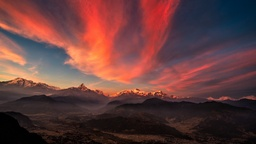
#> input picture 1.jpg, 256 x 144 px, shrunk from 1920 x 1080 before the run; the run also reads 1 picture not shown here
$ python image_entropy.py
#> lines starting #> are read from the running program, lines starting #| are printed output that depends on the picture
### function.py
import io
from math import log2

def Entropy(text_name,degree) :

	with io.open(text_name, "r", encoding="utf-8") as f:
		text = f.read()

		# initialisation of text
		text = text.rstrip()
		text = text.replace("\n"," ")
		text = text.lower()
		length = len(text)

		# create a list of all diferentes symboles in this text
		alphabet_list = list()
		for alphabet in text :
		    if alphabet not in alphabet_list :
		        alphabet_list.append(alphabet)
		    else :
		        continue

		# calculate the cardinal of text ; sum of  symboles in this text
		cardinal = len(alphabet_list)

		# calculate the sum of new symboles associated to the order
		sum_symbols = length - degree

		# calculate the sum of new symboles associated to the previous degree
		sum_symbols0 = length - (degree-1)

		# create a dictionairy of all different new symboles associated to degree = (m-1) as keys and thier probabilities of apparition in the text as values
		dict_proba_m0 = dict()
		for i in range(0,length-(degree-1)) :
		    if text[i:i+1+(degree-1)] in dict_proba_m0 :
		        dict_proba_m0[text[i:i+1+(degree-1)]] += (1/sum_symbols0)
		    else :
		        dict_proba_m0[text[i:i+1+(degree-1)]] = (1/sum_symbols0)

		# create a dictionairy of all different new symboles associated to degree = m as keys and thier probabilities of apparition in the text as values
		dict_proba_m = dict()
		for i in range(0,length-degree) :
		    if text[i:i+1+degree] in dict_proba_m :
		        dict_proba_m[text[i:i+1+degree]] += (1/sum_symbols)
		    else :
		        dict_proba_m[text[i:i+1+degree]] = (1/sum_symbols)

		# calculating the entropy degree m of text
		H = 0
		for symbole_m in dict_proba_m.keys() :
			for symbole0 in dict_proba_m0.keys() :
				if symbole_m[1:] == symbole0 :
					H += dict_proba_m0[symbole0]*((dict_proba_m0[symbole0]/dict_proba_m[symbole_m])*log2(dict_proba_m0[symbole0]/dict_proba_m[symbole_m]))
				else :
					continue
	return H

### image_entropy.py
from PIL import Image
from function import Entropy

degree =0
def Entropy_image(image_file,degree) :
#> called with image_file = '1.jpg', degree = 0
    print("openning",image_file,'...')
    image = Image.open(image_file)
#> image is the input picture: PIL image 256x144 RGB; mean R, G, B 101.4, 61, 60.7
    print("converting image to gray-scale ...")
    image = image.convert('L')
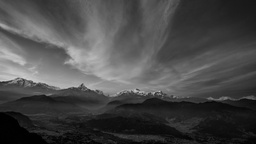
#> image: PIL image 256x144 L; min 0, max 208, mean 73
    print('displaying gray-scale image ...')
    image.show()
    print("converting image to binary string ...")
    pixels = image.getdata()
    image_string = ''.join(format(p , '08b') for p in pixels)
    print(image_string)
#> (printed output is left out)
    print('saving binary representation as << image_bin08 >> ...')
    with open('image_bin08.txt', 'w') as f:
        f.write(image_string)
    print("calculating entropy ...")
    TheEntropy = Entropy('image_bin08.txt',degree)
    return TheEntropy


H1 = Entropy_image('1.jpg',0)
H2 = Entropy_image('2.jpg',0)

print(H1)
print(H2)
if H1 == H2 :
    print("The two images matched")
else :
    print("The images did not match")

print("The percentage of similarity between the two images is: ",round(100*min(H1,H2)/max(H1,H2),2),"%")
